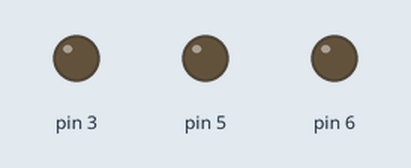
This sketch was run on a simulated Arduino Uno, built with avr-gcc and run on an emulated ATmega328P. Shown: output pins drawn as LEDs (lit = HIGH).

Above: at 0.15 s.
At 2.85 s:
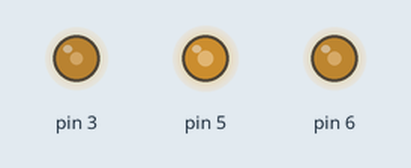
Timing chart, 0 to 2.7 s (numbered marks = the images above):
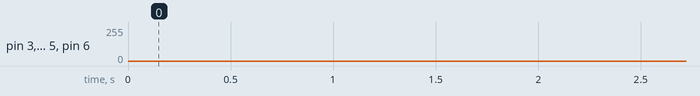

The sketch:

RGB_LED.ino
```cpp
// Define Pins
#define RED 6
#define GREEN 5
#define  BLUE 3

//basic template list class to hold objects
template <typename T>
class List {
 private:
  struct Node {
    T data;
    Node* next;
  };

  Node* head;
  int size;

 public:
  List() : head(nullptr), size(0) {}

  ~List() {
    clear();
  }

  int getSize() const {
    return size;
  }

  bool isEmpty() const {
    return size == 0;
  }

  void clear() {
    while (head != nullptr) {
      Node* temp = head;
      head = head->next;
      delete temp;
    }
    size = 0;
  }

  void add(const T& data) {
    Node* newNode = new Node{data, head};
    head = newNode;
    ++size;
  }

  T& operator[](int index) {
    Node* current = head;
    for (int i = 0; i < index; ++i) {
      current = current->next;
    }
    return current->data;
  }

  const T& operator[](int index) const {
    Node* current = head;
    for (int i = 0; i < index; ++i) {
      current = current->next;
    }
    return current->data;
  }
};

//basic abstract class to serve as interface
class Actor{
 public:
  // Abstract method with a single integer parameter
  virtual void update() = 0;

  // Abstract method with a single integer parameter
  virtual void updateTo(int value) = 0;
};

//Registry class to hold references to all Actor-class objects allowing mass update
class Registry {
 private:
  List<Actor*> registeredObjects;

 public:
  void add(Actor* object) {
    registeredObjects.add(object);
  }

  int getNumRegisteredObjects() const {
    return registeredObjects.getSize();
  }

  void update() {
    for (int i = 0; i < registeredObjects.getSize(); ++i) {
      registeredObjects[i]->update();
    }
  }

  void updateTo(int value) {
    for (int i = 0; i < registeredObjects.getSize(); ++i) {
      registeredObjects[i]->updateTo(value);
    }
  }
};

//Example Actor class that powers a Led with increasing and decreasing power cycle
//Another example could use the timer to change their PWM according to the actual time elapsed between updates
class LedOutput : public Actor{
  private:
    //the led objec tis connected to a pin and has a current PWM value
    byte pin;
    int value;
    int increment;

  public:
    LedOutput(int pin, int value_0, int increment_0){
      this->pin = pin;
      this->value = value_0;
      this->increment = increment_0;
      init();
    }

    byte getValue(){
      return this->value;
    }

    void init(){
        pinMode(this->pin, OUTPUT);
        digitalWrite(this->pin, this->value);//output the initial value
    }

    void update() override {
      if((this->value<=0 && this->increment<0) || (this->value>=255 && this->increment>0))
        this->increment = -this->increment;
      this->value += this->increment;
      analogWrite(this->pin, this->value);
    }

    void updateTo(int value) override {
      this->value = value;
      analogWrite(this->pin, this->value);
    }

};

// define variables
Registry registry;
#define delayTime 1 // fading time between colors

//define and register red, green, blue LEDs with different PWM rates of change
void setup(){
  LedOutput redLed(RED,0,1);
  LedOutput greenLed(GREEN,170,2);
  LedOutput blueLed(BLUE,170,3);

  registry.add(&redLed);
  registry.add(&greenLed);
  registry.add(&blueLed);
}

// main loop to call the registry update each cycle
void loop()
{
  registry.update();
  delay(delayTime);
}
```
